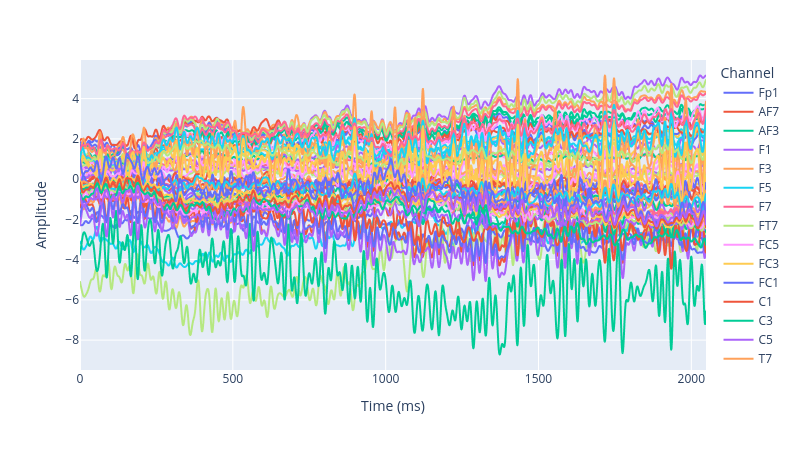

Notebook code for this chart:
### Code cell
erp_plot = plot_erp(this_subj_erps[1], "mne")
erp_plot = plot_erp(this_subj_erps[1], "plotly", plotly_kwargs={"width":800, "height":450})

### Figure 1 — Plotly figure (JSON) as saved in the notebook; plotly's stock layout.template omitted (floating-point values rounded to 4 significant figures; data arrays with more than 128 entries replaced by an {"elided": "..."} marker saying what was removed)
{"data": [{"hovertemplate": "Channel=Fp1<br>Time (ms)=%{x}<br>Amplitude=%{y}<extra></extra>", "legendgroup": "Fp1", "line": {"color": "#636efa", "dash": "solid"}, "marker": {"symbol": "circle"}, "mode": "lines", "name": "Fp1", "showlegend": true, "type": "scattergl", "x": {"elided": "2049 int values"}, "xaxis": "x", "y": {"elided": "2049 float values"}, "yaxis": "y"}, {"hovertemplate": "Channel=AF7<br>Time (ms)=%{x}<br>Amplitude=%{y}<extra></extra>", "legendgroup": "AF7", "line": {"color": "#EF553B", "dash": "solid"}, "marker": {"symbol": "circle"}, "mode": "lines", "name": "AF7", "showlegend": true, "type": "scattergl", "x": {"elided": "2049 int values"}, "xaxis": "x", "y": {"elided": "2049 float values"}, "yaxis": "y"}, {"hovertemplate": "Channel=AF3<br>Time (ms)=%{x}<br>Amplitude=%{y}<extra></extra>", "legendgroup": "AF3", "line": {"color": "#00cc96", "dash": "solid"}, "marker": {"symbol": "circle"}, "mode": "lines", "name": "AF3", "showlegend": true, "type": "scattergl", "x": {"elided": "2049 int values"}, "xaxis": "x", "y": {"elided": "2049 float values"}, "yaxis": "y"}, {"hovertemplate": "Channel=F1<br>Time (ms)=%{x}<br>Amplitude=%{y}<extra></extra>", "legendgroup": "F1", "line": {"color": "#ab63fa", "dash": "solid"}, "marker": {"symbol": "circle"}, "mode": "lines", "name": "F1", "showlegend": true, "type": "scattergl", "x": {"elided": "2049 int values"}, "xaxis": "x", "y": {"elided": "2049 float values"}, "yaxis": "y"}, {"hovertemplate": "Channel=F3<br>Time (ms)=%{x}<br>Amplitude=%{y}<extra></extra>", "legendgroup": "F3", "line": {"color": "#FFA15A", "dash": "solid"}, "marker": {"symbol": "circle"}, "mode": "lines", "name": "F3", "showlegend": true, "type": "scattergl", "x": {"elided": "2049 int values"}, "xaxis": "x", "y": {"elided": "2049 float values"}, "yaxis": "y"}, {"hovertemplate": "Channel=F5<br>Time (ms)=%{x}<br>Amplitude=%{y}<extra></extra>", "legendgroup": "F5", "line": {"color": "#19d3f3", "dash": "solid"}, "marker": {"symbol": "circle"}, "mode": "lines", "name": "F5", "showlegend": true, "type": "scattergl", "x": {"elided": "2049 int values"}, "xaxis": "x", "y": {"elided": "2049 float values"}, "yaxis": "y"}, {"hovertemplate": "Channel=F7<br>Time (ms)=%{x}<br>Amplitude=%{y}<extra></extra>", "legendgroup": "F7", "line": {"color": "#FF6692", "dash": "solid"}, "marker": {"symbol": "circle"}, "mode": "lines", "name": "F7", "showlegend": true, "type": "scattergl", "x": {"elided": "2049 int values"}, "xaxis": "x", "y": {"elided": "2049 float values"}, "yaxis": "y"}, {"hovertemplate": "Channel=FT7<br>Time (ms)=%{x}<br>Amplitude=%{y}<extra></extra>", "legendgroup": "FT7", "line": {"color": "#B6E880", "dash": "solid"}, "marker": {"symbol": "circle"}, "mode": "lines", "name": "FT7", "showlegend": true, "type": "scattergl", "x": {"elided": "2049 int values"}, "xaxis": "x", "y": {"elided": "2049 float values"}, "yaxis": "y"}, {"hovertemplate": "Channel=FC5<br>Time (ms)=%{x}<br>Amplitude=%{y}<extra></extra>", "legendgroup": "FC5", "line": {"color": "#FF97FF", "dash": "solid"}, "marker": {"symbol": "circle"}, "mode": "lines", "name": "FC5", "showlegend": true, "type": "scattergl", "x": {"elided": "2049 int values"}, "xaxis": "x", "y": {"elided": "2049 float values"}, "yaxis": "y"}, {"hovertemplate": "Channel=FC3<br>Time (ms)=%{x}<br>Amplitude=%{y}<extra></extra>", "legendgroup": "FC3", "line": {"color": "#FECB52", "dash": "solid"}, "marker": {"symbol": "circle"}, "mode": "lines", "name": "FC3", "showlegend": true, "type": "scattergl", "x": {"elided": "2049 int values"}, "xaxis": "x", "y": {"elided": "2049 float values"}, "yaxis": "y"}, {"hovertemplate": "Channel=FC1<br>Time (ms)=%{x}<br>Amplitude=%{y}<extra></extra>", "legendgroup": "FC1", "line": {"color": "#636efa", "dash": "solid"}, "marker": {"symbol": "circle"}, "mode": "lines", "name": "FC1", "showlegend": true, "type": "scattergl", "x": {"elided": "2049 int values"}, "xaxis": "x", "y": {"elided": "2049 float values"}, "yaxis": "y"}, {"hovertemplate": "Channel=C1<br>Time (ms)=%{x}<br>Amplitude=%{y}<extra></extra>", "legendgroup": "C1", "line": {"color": "#EF553B", "dash": "solid"}, "marker": {"symbol": "circle"}, "mode": "lines", "name": "C1", "showlegend": true, "type": "scattergl", "x": {"elided": "2049 int values"}, "xaxis": "x", "y": {"elided": "2049 float values"}, "yaxis": "y"}, {"hovertemplate": "Channel=C3<br>Time (ms)=%{x}<br>Amplitude=%{y}<extra></extra>", "legendgroup": "C3", "line": {"color": "#00cc96", "dash": "solid"}, "marker": {"symbol": "circle"}, "mode": "lines", "name": "C3", "showlegend": true, "type": "scattergl", "x": {"elided": "2049 int values"}, "xaxis": "x", "y": {"elided": "2049 float values"}, "yaxis": "y"}, {"hovertemplate": "Channel=C5<br>Time (ms)=%{x}<br>Amplitude=%{y}<extra></extra>", "legendgroup": "C5", "line": {"color": "#ab63fa", "dash": "solid"}, "marker": {"symbol": "circle"}, "mode": "lines", "name": "C5", "showlegend": true, "type": "scattergl", "x": {"elided": "2049 int values"}, "xaxis": "x", "y": {"elided": "2049 float values"}, "yaxis": "y"}, {"hovertemplate": "Channel=T7<br>Time (ms)=%{x}<br>Amplitude=%{y}<extra></extra>", "legendgroup": "T7", "line": {"color": "#FFA15A", "dash": "solid"}, "marker": {"symbol": "circle"}, "mode": "lines", "name": "T7", "showlegend": true, "type": "scattergl", "x": {"elided": "2049 int values"}, "xaxis": "x", "y": {"elided": "2049 float values"}, "yaxis": "y"}, {"hovertemplate": "Channel=TP7<br>Time (ms)=%{x}<br>Amplitude=%{y}<extra></extra>", "legendgroup": "TP7", "line": {"color": "#19d3f3", "dash": "solid"}, "marker": {"symbol": "circle"}, "mode": "lines", "name": "TP7", "showlegend": true, "type": "scattergl", "x": {"elided": "2049 int values"}, "xaxis": "x", "y": {"elided": "2049 float values"}, "yaxis": "y"}, {"hovertemplate": "Channel=CP5<br>Time (ms)=%{x}<br>Amplitude=%{y}<extra></extra>", "legendgroup": "CP5", "line": {"color": "#FF6692", "dash": "solid"}, "marker": {"symbol": "circle"}, "mode": "lines", "name": "CP5", "showlegend": true, "type": "scattergl", "x": {"elided": "2049 int values"}, "xaxis": "x", "y": {"elided": "2049 float values"}, "yaxis": "y"}, {"hovertemplate": "Channel=CP3<br>Time (ms)=%{x}<br>Amplitude=%{y}<extra></extra>", "legendgroup": "CP3", "line": {"color": "#B6E880", "dash": "solid"}, "marker": {"symbol": "circle"}, "mode": "lines", "name": "CP3", "showlegend": true, "type": "scattergl", "x": {"elided": "2049 int values"}, "xaxis": "x", "y": {"elided": "2049 float values"}, "yaxis": "y"}, {"hovertemplate": "Channel=CP1<br>Time (ms)=%{x}<br>Amplitude=%{y}<extra></extra>", "legendgroup": "CP1", "line": {"color": "#FF97FF", "dash": "solid"}, "marker": {"symbol": "circle"}, "mode": "lines", "name": "CP1", "showlegend": true, "type": "scattergl", "x": {"elided": "2049 int values"}, "xaxis": "x", "y": {"elided": "2049 float values"}, "yaxis": "y"}, {"hovertemplate": "Channel=P1<br>Time (ms)=%{x}<br>Amplitude=%{y}<extra></extra>", "legendgroup": "P1", "line": {"color": "#FECB52", "dash": "solid"}, "marker": {"symbol": "circle"}, "mode": "lines", "name": "P1", "showlegend": true, "type": "scattergl", "x": {"elided": "2049 int values"}, "xaxis": "x", "y": {"elided": "2049 float values"}, "yaxis": "y"}, {"hovertemplate": "Channel=P3<br>Time (ms)=%{x}<br>Amplitude=%{y}<extra></extra>", "legendgroup": "P3", "line": {"color": "#636efa", "dash": "solid"}, "marker": {"symbol": "circle"}, "mode": "lines", "name": "P3", "showlegend": true, "type": "scattergl", "x": {"elided": "2049 int values"}, "xaxis": "x", "y": {"elided": "2049 float values"}, "yaxis": "y"}, {"hovertemplate": "Channel=P5<br>Time (ms)=%{x}<br>Amplitude=%{y}<extra></extra>", "legendgroup": "P5", "line": {"color": "#EF553B", "dash": "solid"}, "marker": {"symbol": "circle"}, "mode": "lines", "name": "P5", "showlegend": true, "type": "scattergl", "x": {"elided": "2049 int values"}, "xaxis": "x", "y": {"elided": "2049 float values"}, "yaxis": "y"}, {"hovertemplate": "Channel=P7<br>Time (ms)=%{x}<br>Amplitude=%{y}<extra></extra>", "legendgroup": "P7", "line": {"color": "#00cc96", "dash": "solid"}, "marker": {"symbol": "circle"}, "mode": "lines", "name": "P7", "showlegend": true, "type": "scattergl", "x": {"elided": "2049 int values"}, "xaxis": "x", "y": {"elided": "2049 float values"}, "yaxis": "y"}, {"hovertemplate": "Channel=P9<br>Time (ms)=%{x}<br>Amplitude=%{y}<extra></extra>", "legendgroup": "P9", "line": {"color": "#ab63fa", "dash": "solid"}, "marker": {"symbol": "circle"}, "mode": "lines", "name": "P9", "showlegend": true, "type": "scattergl", "x": {"elided": "2049 int values"}, "xaxis": "x", "y": {"elided": "2049 float values"}, "yaxis": "y"}, {"hovertemplate": "Channel=PO7<br>Time (ms)=%{x}<br>Amplitude=%{y}<extra></extra>", "legendgroup": "PO7", "line": {"color": "#FFA15A", "dash": "solid"}, "marker": {"symbol": "circle"}, "mode": "lines", "name": "PO7", "showlegend": true, "type": "scattergl", "x": {"elided": "2049 int values"}, "xaxis": "x", "y": {"elided": "2049 float values"}, "yaxis": "y"}, {"hovertemplate": "Channel=PO3<br>Time (ms)=%{x}<br>Amplitude=%{y}<extra></extra>", "legendgroup": "PO3", "line": {"color": "#19d3f3", "dash": "solid"}, "marker": {"symbol": "circle"}, "mode": "lines", "name": "PO3", "showlegend": true, "type": "scattergl", "x": {"elided": "2049 int values"}, "xaxis": "x", "y": {"elided": "2049 float values"}, "yaxis": "y"}, {"hovertemplate": "Channel=O1<br>Time (ms)=%{x}<br>Amplitude=%{y}<extra></extra>", "legendgroup": "O1", "line": {"color": "#FF6692", "dash": "solid"}, "marker": {"symbol": "circle"}, "mode": "lines", "name": "O1", "showlegend": true, "type": "scattergl", "x": {"elided": "2049 int values"}, "xaxis": "x", "y": {"elided": "2049 float values"}, "yaxis": "y"}, {"hovertemplate": "Channel=Iz<br>Time (ms)=%{x}<br>Amplitude=%{y}<extra></extra>", "legendgroup": "Iz", "line": {"color": "#B6E880", "dash": "solid"}, "marker": {"symbol": "circle"}, "mode": "lines", "name": "Iz", "showlegend": true, "type": "scattergl", "x": {"elided": "2049 int values"}, "xaxis": "x", "y": {"elided": "2049 float values"}, "yaxis": "y"}, {"hovertemplate": "Channel=Oz<br>Time (ms)=%{x}<br>Amplitude=%{y}<extra></extra>", "legendgroup": "Oz", "line": {"color": "#FF97FF", "dash": "solid"}, "marker": {"symbol": "circle"}, "mode": "lines", "name": "Oz", "showlegend": true, "type": "scattergl", "x": {"elided": "2049 int values"}, "xaxis": "x", "y": {"elided": "2049 float values"}, "yaxis": "y"}, {"hovertemplate": "Channel=POz<br>Time (ms)=%{x}<br>Amplitude=%{y}<extra></extra>", "legendgroup": "POz", "line": {"color": "#FECB52", "dash": "solid"}, "marker": {"symbol": "circle"}, "mode": "lines", "name": "POz", "showlegend": true, "type": "scattergl", "x": {"elided": "2049 int values"}, "xaxis": "x", "y": {"elided": "2049 float values"}, "yaxis": "y"}, {"hovertemplate": "Channel=Pz<br>Time (ms)=%{x}<br>Amplitude=%{y}<extra></extra>", "legendgroup": "Pz", "line": {"color": "#636efa", "dash": "solid"}, "marker": {"symbol": "circle"}, "mode": "lines", "name": "Pz", "showlegend": true, "type": "scattergl", "x": {"elided": "2049 int values"}, "xaxis": "x", "y": {"elided": "2049 float values"}, "yaxis": "y"}, {"hovertemplate": "Channel=CPz<br>Time (ms)=%{x}<br>Amplitude=%{y}<extra></extra>", "legendgroup": "CPz", "line": {"color": "#EF553B", "dash": "solid"}, "marker": {"symbol": "circle"}, "mode": "lines", "name": "CPz", "showlegend": true, "type": "scattergl", "x": {"elided": "2049 int values"}, "xaxis": "x", "y": {"elided": "2049 float values"}, "yaxis": "y"}, {"hovertemplate": "Channel=Fpz<br>Time (ms)=%{x}<br>Amplitude=%{y}<extra></extra>", "legendgroup": "Fpz", "line": {"color": "#00cc96", "dash": "solid"}, "marker": {"symbol": "circle"}, "mode": "lines", "name": "Fpz", "showlegend": true, "type": "scattergl", "x": {"elided": "2049 int values"}, "xaxis": "x", "y": {"elided": "2049 float values"}, "yaxis": "y"}, {"hovertemplate": "Channel=Fp2<br>Time (ms)=%{x}<br>Amplitude=%{y}<extra></extra>", "legendgroup": "Fp2", "line": {"color": "#ab63fa", "dash": "solid"}, "marker": {"symbol": "circle"}, "mode": "lines", "name": "Fp2", "showlegend": true, "type": "scattergl", "x": {"elided": "2049 int values"}, "xaxis": "x", "y": {"elided": "2049 float values"}, "yaxis": "y"}, {"hovertemplate": "Channel=AF8<br>Time (ms)=%{x}<br>Amplitude=%{y}<extra></extra>", "legendgroup": "AF8", "line": {"color": "#FFA15A", "dash": "solid"}, "marker": {"symbol": "circle"}, "mode": "lines", "name": "AF8", "showlegend": true, "type": "scattergl", "x": {"elided": "2049 int values"}, "xaxis": "x", "y": {"elided": "2049 float values"}, "yaxis": "y"}, {"hovertemplate": "Channel=AF4<br>Time (ms)=%{x}<br>Amplitude=%{y}<extra></extra>", "legendgroup": "AF4", "line": {"color": "#19d3f3", "dash": "solid"}, "marker": {"symbol": "circle"}, "mode": "lines", "name": "AF4", "showlegend": true, "type": "scattergl", "x": {"elided": "2049 int values"}, "xaxis": "x", "y": {"elided": "2049 float values"}, "yaxis": "y"}, {"hovertemplate": "Channel=AFz<br>Time (ms)=%{x}<br>Amplitude=%{y}<extra></extra>", "legendgroup": "AFz", "line": {"color": "#FF6692", "dash": "solid"}, "marker": {"symbol": "circle"}, "mode": "lines", "name": "AFz", "showlegend": true, "type": "scattergl", "x": {"elided": "2049 int values"}, "xaxis": "x", "y": {"elided": "2049 float values"}, "yaxis": "y"}, {"hovertemplate": "Channel=Fz<br>Time (ms)=%{x}<br>Amplitude=%{y}<extra></extra>", "legendgroup": "Fz", "line": {"color": "#B6E880", "dash": "solid"}, "marker": {"symbol": "circle"}, "mode": "lines", "name": "Fz", "showlegend": true, "type": "scattergl", "x": {"elided": "2049 int values"}, "xaxis": "x", "y": {"elided": "2049 float values"}, "yaxis": "y"}, {"hovertemplate": "Channel=F2<br>Time (ms)=%{x}<br>Amplitude=%{y}<extra></extra>", "legendgroup": "F2", "line": {"color": "#FF97FF", "dash": "solid"}, "marker": {"symbol": "circle"}, "mode": "lines", "name": "F2", "showlegend": true, "type": "scattergl", "x": {"elided": "2049 int values"}, "xaxis": "x", "y": {"elided": "2049 float values"}, "yaxis": "y"}, {"hovertemplate": "Channel=F4<br>Time (ms)=%{x}<br>Amplitude=%{y}<extra></extra>", "legendgroup": "F4", "line": {"color": "#FECB52", "dash": "solid"}, "marker": {"symbol": "circle"}, "mode": "lines", "name": "F4", "showlegend": true, "type": "scattergl", "x": {"elided": "2049 int values"}, "xaxis": "x", "y": {"elided": "2049 float values"}, "yaxis": "y"}, {"hovertemplate": "Channel=F6<br>Time (ms)=%{x}<br>Amplitude=%{y}<extra></extra>", "legendgroup": "F6", "line": {"color": "#636efa", "dash": "solid"}, "marker": {"symbol": "circle"}, "mode": "lines", "name": "F6", "showlegend": true, "type": "scattergl", "x": {"elided": "2049 int values"}, "xaxis": "x", "y": {"elided": "2049 float values"}, "yaxis": "y"}, {"hovertemplate": "Channel=F8<br>Time (ms)=%{x}<br>Amplitude=%{y}<extra></extra>", "legendgroup": "F8", "line": {"color": "#EF553B", "dash": "solid"}, "marker": {"symbol": "circle"}, "mode": "lines", "name": "F8", "showlegend": true, "type": "scattergl", "x": {"elided": "2049 int values"}, "xaxis": "x", "y": {"elided": "2049 float values"}, "yaxis": "y"}, {"hovertemplate": "Channel=FT8<br>Time (ms)=%{x}<br>Amplitude=%{y}<extra></extra>", "legendgroup": "FT8", "line": {"color": "#00cc96", "dash": "solid"}, "marker": {"symbol": "circle"}, "mode": "lines", "name": "FT8", "showlegend": true, "type": "scattergl", "x": {"elided": "2049 int values"}, "xaxis": "x", "y": {"elided": "2049 float values"}, "yaxis": "y"}, {"hovertemplate": "Channel=FC6<br>Time (ms)=%{x}<br>Amplitude=%{y}<extra></extra>", "legendgroup": "FC6", "line": {"color": "#ab63fa", "dash": "solid"}, "marker": {"symbol": "circle"}, "mode": "lines", "name": "FC6", "showlegend": true, "type": "scattergl", "x": {"elided": "2049 int values"}, "xaxis": "x", "y": {"elided": "2049 float values"}, "yaxis": "y"}, {"hovertemplate": "Channel=FC4<br>Time (ms)=%{x}<br>Amplitude=%{y}<extra></extra>", "legendgroup": "FC4", "line": {"color": "#FFA15A", "dash": "solid"}, "marker": {"symbol": "circle"}, "mode": "lines", "name": "FC4", "showlegend": true, "type": "scattergl", "x": {"elided": "2049 int values"}, "xaxis": "x", "y": {"elided": "2049 float values"}, "yaxis": "y"}, {"hovertemplate": "Channel=FC2<br>Time (ms)=%{x}<br>Amplitude=%{y}<extra></extra>", "legendgroup": "FC2", "line": {"color": "#19d3f3", "dash": "solid"}, "marker": {"symbol": "circle"}, "mode": "lines", "name": "FC2", "showlegend": true, "type": "scattergl", "x": {"elided": "2049 int values"}, "xaxis": "x", "y": {"elided": "2049 float values"}, "yaxis": "y"}, {"hovertemplate": "Channel=FCz<br>Time (ms)=%{x}<br>Amplitude=%{y}<extra></extra>", "legendgroup": "FCz", "line": {"color": "#FF6692", "dash": "solid"}, "marker": {"symbol": "circle"}, "mode": "lines", "name": "FCz", "showlegend": true, "type": "scattergl", "x": {"elided": "2049 int values"}, "xaxis": "x", "y": {"elided": "2049 float values"}, "yaxis": "y"}, {"hovertemplate": "Channel=Cz<br>Time (ms)=%{x}<br>Amplitude=%{y}<extra></extra>", "legendgroup": "Cz", "line": {"color": "#B6E880", "dash": "solid"}, "marker": {"symbol": "circle"}, "mode": "lines", "name": "Cz", "showlegend": true, "type": "scattergl", "x": {"elided": "2049 int values"}, "xaxis": "x", "y": {"elided": "2049 float values"}, "yaxis": "y"}, {"hovertemplate": "Channel=C2<br>Time (ms)=%{x}<br>Amplitude=%{y}<extra></extra>", "legendgroup": "C2", "line": {"color": "#FF97FF", "dash": "solid"}, "marker": {"symbol": "circle"}, "mode": "lines", "name": "C2", "showlegend": true, "type": "scattergl", "x": {"elided": "2049 int values"}, "xaxis": "x", "y": {"elided": "2049 float values"}, "yaxis": "y"}, {"hovertemplate": "Channel=C4<br>Time (ms)=%{x}<br>Amplitude=%{y}<extra></extra>", "legendgroup": "C4", "line": {"color": "#FECB52", "dash": "solid"}, "marker": {"symbol": "circle"}, "mode": "lines", "name": "C4", "showlegend": true, "type": "scattergl", "x": {"elided": "2049 int values"}, "xaxis": "x", "y": {"elided": "2049 float values"}, "yaxis": "y"}, {"hovertemplate": "Channel=C6<br>Time (ms)=%{x}<br>Amplitude=%{y}<extra></extra>", "legendgroup": "C6", "line": {"color": "#636efa", "dash": "solid"}, "marker": {"symbol": "circle"}, "mode": "lines", "name": "C6", "showlegend": true, "type": "scattergl", "x": {"elided": "2049 int values"}, "xaxis": "x", "y": {"elided": "2049 float values"}, "yaxis": "y"}, {"hovertemplate": "Channel=T8<br>Time (ms)=%{x}<br>Amplitude=%{y}<extra></extra>", "legendgroup": "T8", "line": {"color": "#EF553B", "dash": "solid"}, "marker": {"symbol": "circle"}, "mode": "lines", "name": "T8", "showlegend": true, "type": "scattergl", "x": {"elided": "2049 int values"}, "xaxis": "x", "y": {"elided": "2049 float values"}, "yaxis": "y"}, {"hovertemplate": "Channel=TP8<br>Time (ms)=%{x}<br>Amplitude=%{y}<extra></extra>", "legendgroup": "TP8", "line": {"color": "#00cc96", "dash": "solid"}, "marker": {"symbol": "circle"}, "mode": "lines", "name": "TP8", "showlegend": true, "type": "scattergl", "x": {"elided": "2049 int values"}, "xaxis": "x", "y": {"elided": "2049 float values"}, "yaxis": "y"}, {"hovertemplate": "Channel=CP6<br>Time (ms)=%{x}<br>Amplitude=%{y}<extra></extra>", "legendgroup": "CP6", "line": {"color": "#ab63fa", "dash": "solid"}, "marker": {"symbol": "circle"}, "mode": "lines", "name": "CP6", "showlegend": true, "type": "scattergl", "x": {"elided": "2049 int values"}, "xaxis": "x", "y": {"elided": "2049 float values"}, "yaxis": "y"}, {"hovertemplate": "Channel=CP4<br>Time (ms)=%{x}<br>Amplitude=%{y}<extra></extra>", "legendgroup": "CP4", "line": {"color": "#FFA15A", "dash": "solid"}, "marker": {"symbol": "circle"}, "mode": "lines", "name": "CP4", "showlegend": true, "type": "scattergl", "x": {"elided": "2049 int values"}, "xaxis": "x", "y": {"elided": "2049 float values"}, "yaxis": "y"}, {"hovertemplate": "Channel=CP2<br>Time (ms)=%{x}<br>Amplitude=%{y}<extra></extra>", "legendgroup": "CP2", "line": {"color": "#19d3f3", "dash": "solid"}, "marker": {"symbol": "circle"}, "mode": "lines", "name": "CP2", "showlegend": true, "type": "scattergl", "x": {"elided": "2049 int values"}, "xaxis": "x", "y": {"elided": "2049 float values"}, "yaxis": "y"}, {"hovertemplate": "Channel=P2<br>Time (ms)=%{x}<br>Amplitude=%{y}<extra></extra>", "legendgroup": "P2", "line": {"color": "#FF6692", "dash": "solid"}, "marker": {"symbol": "circle"}, "mode": "lines", "name": "P2", "showlegend": true, "type": "scattergl", "x": {"elided": "2049 int values"}, "xaxis": "x", "y": {"elided": "2049 float values"}, "yaxis": "y"}, {"hovertemplate": "Channel=P4<br>Time (ms)=%{x}<br>Amplitude=%{y}<extra></extra>", "legendgroup": "P4", "line": {"color": "#B6E880", "dash": "solid"}, "marker": {"symbol": "circle"}, "mode": "lines", "name": "P4", "showlegend": true, "type": "scattergl", "x": {"elided": "2049 int values"}, "xaxis": "x", "y": {"elided": "2049 float values"}, "yaxis": "y"}, {"hovertemplate": "Channel=P6<br>Time (ms)=%{x}<br>Amplitude=%{y}<extra></extra>", "legendgroup": "P6", "line": {"color": "#FF97FF", "dash": "solid"}, "marker": {"symbol": "circle"}, "mode": "lines", "name": "P6", "showlegend": true, "type": "scattergl", "x": {"elided": "2049 int values"}, "xaxis": "x", "y": {"elided": "2049 float values"}, "yaxis": "y"}, {"hovertemplate": "Channel=P8<br>Time (ms)=%{x}<br>Amplitude=%{y}<extra></extra>", "legendgroup": "P8", "line": {"color": "#FECB52", "dash": "solid"}, "marker": {"symbol": "circle"}, "mode": "lines", "name": "P8", "showlegend": true, "type": "scattergl", "x": {"elided": "2049 int values"}, "xaxis": "x", "y": {"elided": "2049 float values"}, "yaxis": "y"}, {"hovertemplate": "Channel=P10<br>Time (ms)=%{x}<br>Amplitude=%{y}<extra></extra>", "legendgroup": "P10", "line": {"color": "#636efa", "dash": "solid"}, "marker": {"symbol": "circle"}, "mode": "lines", "name": "P10", "showlegend": true, "type": "scattergl", "x": {"elided": "2049 int values"}, "xaxis": "x", "y": {"elided": "2049 float values"}, "yaxis": "y"}, {"hovertemplate": "Channel=PO8<br>Time (ms)=%{x}<br>Amplitude=%{y}<extra></extra>", "legendgroup": "PO8", "line": {"color": "#EF553B", "dash": "solid"}, "marker": {"symbol": "circle"}, "mode": "lines", "name": "PO8", "showlegend": true, "type": "scattergl", "x": {"elided": "2049 int values"}, "xaxis": "x", "y": {"elided": "2049 float values"}, "yaxis": "y"}, {"hovertemplate": "Channel=PO4<br>Time (ms)=%{x}<br>Amplitude=%{y}<extra></extra>", "legendgroup": "PO4", "line": {"color": "#00cc96", "dash": "solid"}, "marker": {"symbol": "circle"}, "mode": "lines", "name": "PO4", "showlegend": true, "type": "scattergl", "x": {"elided": "2049 int values"}, "xaxis": "x", "y": {"elided": "2049 float values"}, "yaxis": "y"}, {"hovertemplate": "Channel=O2<br>Time (ms)=%{x}<br>Amplitude=%{y}<extra></extra>", "legendgroup": "O2", "line": {"color": "#ab63fa", "dash": "solid"}, "marker": {"symbol": "circle"}, "mode": "lines", "name": "O2", "showlegend": true, "type": "scattergl", "x": {"elided": "2049 int values"}, "xaxis": "x", "y": {"elided": "2049 float values"}, "yaxis": "y"}], "layout": {"height": 450, "legend": {"title": {"text": "Channel"}, "tracegroupgap": 0}, "margin": {"t": 60}, "width": 800, "xaxis": {"anchor": "y", "domain": [0, 1], "title": {"text": "Time (ms)"}}, "yaxis": {"anchor": "x", "domain": [0, 1], "title": {"text": "Amplitude"}}}}
